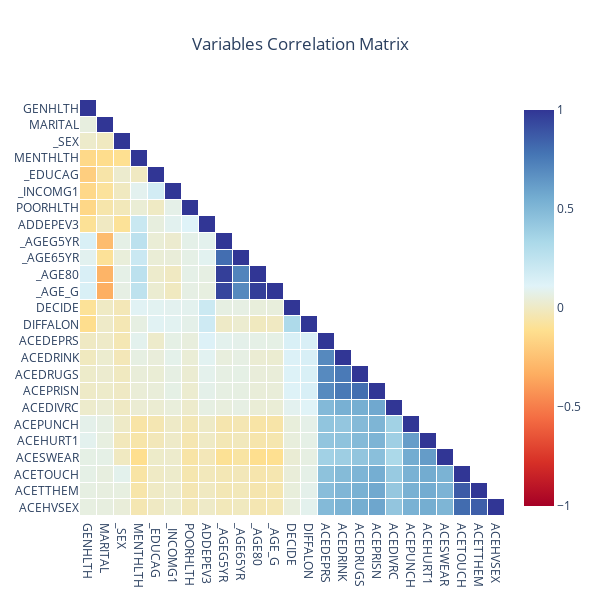

Notebook cell for this chart:
### Code cell
import seaborn as sns
import matplotlib.pyplot as plt
# Read your csv file into a pandas DataFrame
df = pd.read_csv('C:/Users/Rehma/Downloads/ace_data.csv')

# Compute the correlation matrix
corr = df.corr()

# Generate a mask for the upper triangle
mask = np.triu(np.ones_like(corr, dtype=bool), k=1)

heatmap = go.Heatmap(
    z = corr.mask(mask),
    x = corr.columns.values,
    y = corr.columns.values,
    zmin = - 1, # Sets the lower bound of the color domain
    zmax = 1,
    xgap = 1, # Sets the horizontal gap (in pixels) between bricks
    ygap = 1,
    colorscale=[[0.0, "rgb(165,0,38)"],
                [0.1111111111111111, "rgb(215,48,39)"],
                [0.2222222222222222, "rgb(244,109,67)"],
                [0.3333333333333333, "rgb(253,174,97)"],
                [0.4444444444444444, "rgb(254,224,144)"],
                [0.5555555555555556, "rgb(224,243,248)"],
                [0.6666666666666666, "rgb(171,217,233)"],
                [0.7777777777777778, "rgb(116,173,209)"],
                [0.8888888888888888, "rgb(69,117,180)"],
                [1.0, "rgb(49,54,149)"]]
)
    


title = 'Variables Correlation Matrix'

layout = go.Layout(
    title_text=title, 
    title_x=0.5, 
    width=600, 
    height=600,
    xaxis_showgrid=False,
    yaxis_showgrid=False,
    yaxis_autorange='reversed'
)

fig=go.Figure(data=[heatmap], layout=layout)
fig.show()

### Figure 1 — Plotly figure (JSON) as saved in the notebook; plotly's stock layout.template omitted (floating-point values rounded to 4 significant figures; data arrays with more than 128 entries replaced by an {"elided": "..."} marker saying what was removed)
{"data": [{"colorscale": [[0, "rgb(165,0,38)"], [0.1111, "rgb(215,48,39)"], [0.2222, "rgb(244,109,67)"], [0.3333, "rgb(253,174,97)"], [0.4444, "rgb(254,224,144)"], [0.5556, "rgb(224,243,248)"], [0.6667, "rgb(171,217,233)"], [0.7778, "rgb(116,173,209)"], [0.8889, "rgb(69,117,180)"], [1, "rgb(49,54,149)"]], "type": "heatmap", "x": ["GENHLTH", "MARITAL", "_SEX", "MENTHLTH", "_EDUCAG", "_INCOMG1", "POORHLTH", "ADDEPEV3", "_AGEG5YR", "_AGE65YR", "_AGE80", "_AGE_G", "DECIDE", "DIFFALON", "ACEDEPRS", "ACEDRINK", "ACEDRUGS", "ACEPRISN", "ACEDIVRC", "ACEPUNCH", "ACEHURT1", "ACESWEAR", "ACETOUCH", "ACETTHEM", "ACEHVSEX"], "xgap": 1, "y": ["GENHLTH", "MARITAL", "_SEX", "MENTHLTH", "_EDUCAG", "_INCOMG1", "POORHLTH", "ADDEPEV3", "_AGEG5YR", "_AGE65YR", "_AGE80", "_AGE_G", "DECIDE", "DIFFALON", "ACEDEPRS", "ACEDRINK", "ACEDRUGS", "ACEPRISN", "ACEDIVRC", "ACEPUNCH", "ACEHURT1", "ACESWEAR", "ACETOUCH", "ACETTHEM", "ACEHVSEX"], "ygap": 1, "z": {"elided": "25x25 float values"}, "zmax": 1, "zmin": -1}], "layout": {"height": 600, "title": {"text": "Variables Correlation Matrix", "x": 0.5}, "width": 600, "xaxis": {"showgrid": false}, "yaxis": {"autorange": "reversed", "showgrid": false}}}
